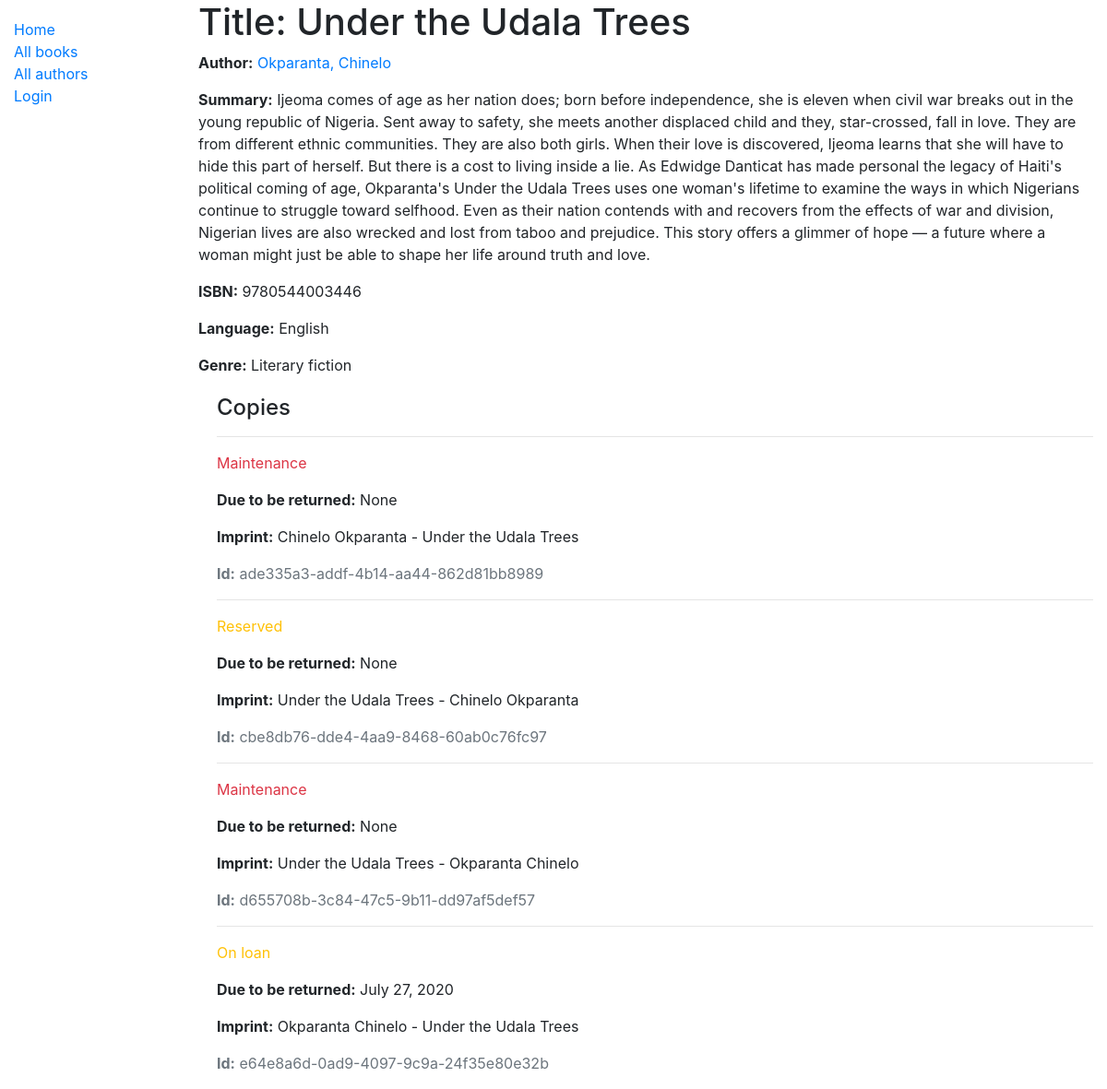
The app's page /catalog/books/2 with its own data.
### catalog/models.py (models this page shows, shortened)
class Book(models.Model):
	title = models.CharField(max_length=200)
	author = models.ForeignKey('Author', on_delete=models.SET_NULL, null=True)
	summary = models.TextField(max_length=1000, help_text="Enter a brief summary of the book")
	isbn = models.CharField('ISBN', max_length=13, help_text='13 Character <a href="https://www.isbn-international.org/content/what-isbn">ISBN number</a>')
	genre = models.ManyToManyField(Genre, help_text='Select a genre for this book')
	language = models.ForeignKey(Language, on_delete=models.SET_NULL, null=True)
	def display_genre(self):
		return ', '.join(genre.name for genre in self.genre.all()[:3])
	display_genre.short_description = 'Genre'

class Author(models.Model):
	first_name = models.CharField(max_length=100)
	last_name = models.CharField(max_length=100)
	date_of_birth = models.DateField(null=True, blank=True)
	date_of_death = models.DateField('died', null=True, blank=True)
	class Meta:
		ordering = ['last_name', 'first_name']
	def __str__(self):
		return f'{self.last_name}, {self.first_name}'

class Language(models.Model):
	language = models.CharField(max_length=50, help_text="Enter the book's natural language(e.g English, French, Igbo, etc)")
	def __str__(self):
		return self.language

class Genre(models.Model):
	name = models.CharField(max_length=200, help_text='Enter a book genre (e.g Science Fiction)')
	def __str__(self):
		return self.name

class BookInstance(models.Model):
	id = models.UUIDField(primary_key=True, default=uuid.uuid4, help_text='Unique ID for this particular book across the whole library')
	book = models.ForeignKey('Book',on_delete=models.SET_NULL, null=True)
	imprint = models.CharField(max_length=200)
	due_back = models.DateField(null=True, blank=True)
	LOAN_STATUS = (
		('m', 'Maintenance'),
		('o', 'On loan'),
		('a', 'Available'),
		('r', 'Reserved'),
	)
	status = models.CharField(
		max_length=1,
		choices=LOAN_STATUS,
		blank=True,
		default='m',
		help_text='Book availability',
	)
	borrower = models.ForeignKey(User, on_delete=models.SET_NULL, null=True, blank=True)
	class Meta:
		ordering = ['due_back']
		permissions = (("can_mark_returned", "Set book as returned"),)

### catalog/views.py (the view)
# urls.py: path('books/<int:pk>', views.BookDetailView.as_view(), name='book-detail'),
class BookDetailView(generic.DetailView):
	model = Book

### catalog/templates/catalog/book_detail.html
{% extends 'base.html' %}
{% block content %}
  <h1>Title: {{ book.title }}</h1>
  <p><strong>Author:</strong> <a href="{% url 'author-detail' book.author.pk %}">{{ book.author }}</a></p>
  <p><strong>Summary:</strong> {{ book.summary }}</p>
  <p><strong>ISBN:</strong> {{ book.isbn }}</p>
  <p><strong>Language:</strong> {{ book.language }}</p>
  <p><strong>Genre:</strong> {{ book.genre.all|join:", " }}</p>
  <div style="margin-left:20px;margin-top:20px">
    <h4>Copies</h4>
    {% for copy in book.bookinstance_set.all %}
      <hr>
      <p class="{% if copy.status == 'a' %}text-success{% elif copy.status == 'm' %}text-danger{% else %}text-warning{% endif %}">
        {{ copy.get_status_display }}
      </p>
      {% if copy.status != 'a' %}
        <p><strong>Due to be returned:</strong> {{ copy.due_back }}</p>
      {% endif %}
      <p><strong>Imprint:</strong> {{ copy.imprint }}</p>
      <p class="text-muted"><strong>Id:</strong> {{ copy.id }}</p>
    {% endfor %}
  </div>
{% endblock %}

### catalog/templates/base.html (shortened to what this page needs)
<!DOCTYPE html>
<html lang="en">
<head>
  <link rel="stylesheet" href="https://stackpath.bootstrapcdn.com/bootstrap/4.1.3/css/bootstrap.min.css">
  {% load static %}
  <link rel="stylesheet" href="{% static 'css/styles.css' %}">
</head>
<body>
  <div class="container-fluid">
    <div class="row">
      <div class="col-sm-2">
      {% block sidebar %}
        <ul class="sidebar-nav">
          <li><a href="{% url 'index' %}">Home</a></li>
          <li><a href="{% url 'books' %}">All books</a></li>
          <li><a href="{% url 'authors' %}">All authors</a></li>
          {% if user.is_authenticated %}
            <li>User: {{ user.get_username }}</li>
            <li><a href="{% url 'my-borrowed' %}">My Borrowed</a></li>
            <li><a href="{% url 'logout' %}?next={{ request.path }}">Logout</a></li>
          {% else %}
            <li><a href="{% url 'login' %}?next={{ request.path }}">Login</a></li>
          {% endif %}
        </ul>
      {% endblock %}
      </div>
      <div class="col-sm-10 ">{% block content %}{% endblock %}
      </div>
    </div>
  </div>
</body>
</html>

### catalog/static/css/styles.css (style rules this page uses)
.sidebar-nav { margin-top: 20px; padding: 0; list-style: none; }

### records on screen
Book: title "Under the Udala Trees", author "Okparanta, Chinelo", summary "Ijeoma comes of age as her nation does; born before independence, she is eleven when civil war breaks out in the young republic of Nigeria. Sent away to safety, she meets another displaced child and they, star-crossed, fall in love. They are from different ethnic communities. They are also both girls. When their love is discovered, Ijeoma learns that she will have to hide this part of herself. But there is a cost to living inside a lie. As Edwidge Danticat has made personal the legacy of Haiti's political coming of age, Okparanta's Under the Udala Trees uses one woman's lifetime to examine the ways in which Nigerians continue to struggle toward selfhood. Even as their nation contends with…", isbn "9780544003446", language "English", genre.all "Literary fiction"
BookInstance: status "Maintenance", due_back "None", imprint "Chinelo Okparanta - Under the Udala Trees", id "ade335a3-addf-4b14-aa44-862d81bb8989"
BookInstance: status "Reserved", due_back "None", imprint "Under the Udala Trees - Chinelo Okparanta", id "cbe8db76-dde4-4aa9-8468-60ab0c76fc97"
BookInstance: status "Maintenance", due_back "None", imprint "Under the Udala Trees - Okparanta Chinelo", id "d655708b-3c84-47c5-9b11-dd97af5def57"
BookInstance: status "On loan", due_back "July 27, 2020", imprint "Okparanta Chinelo - Under the Udala Trees", id "e64e8a6d-0ad9-4097-9c9a-24f35e80e32b"
